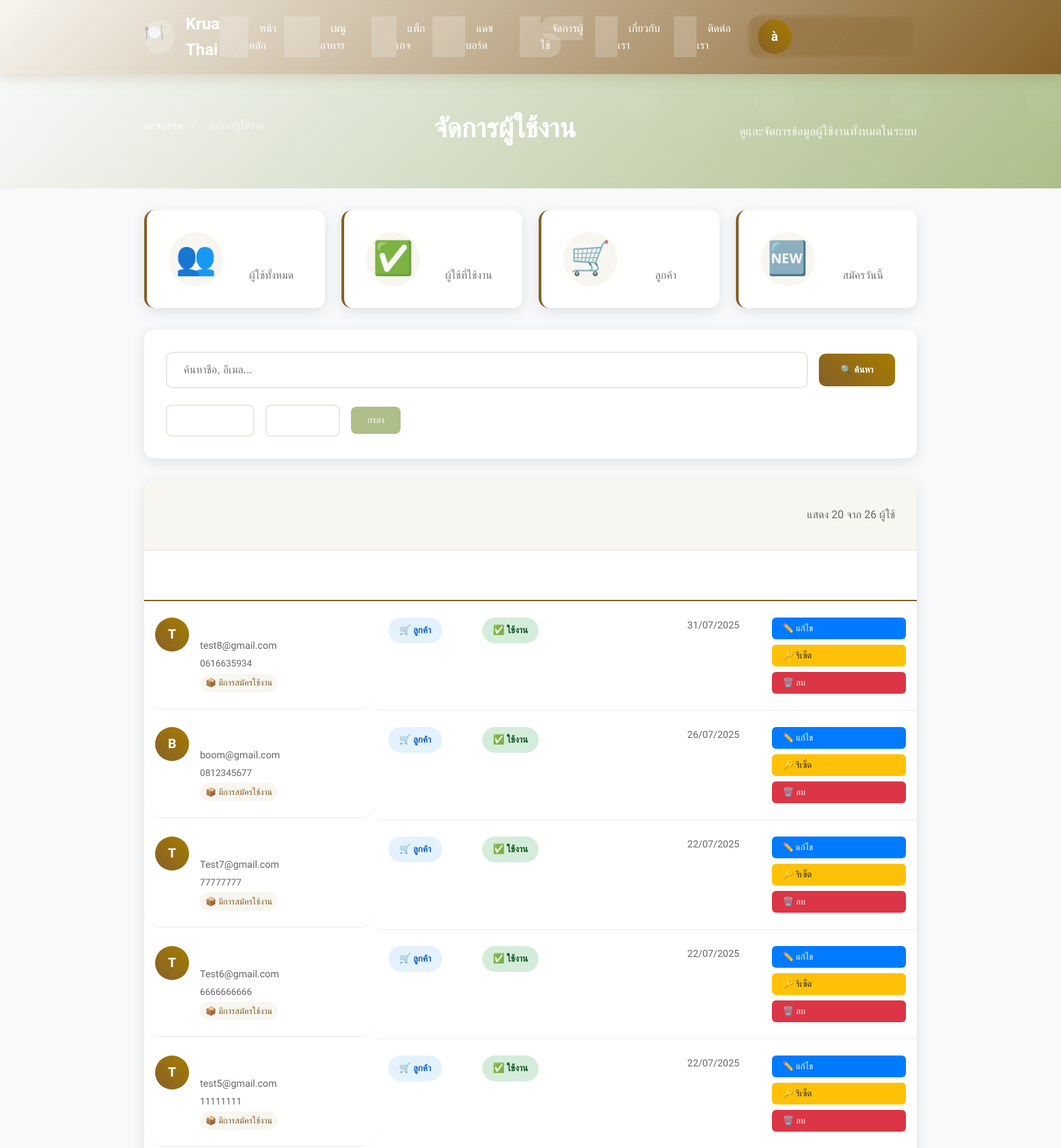
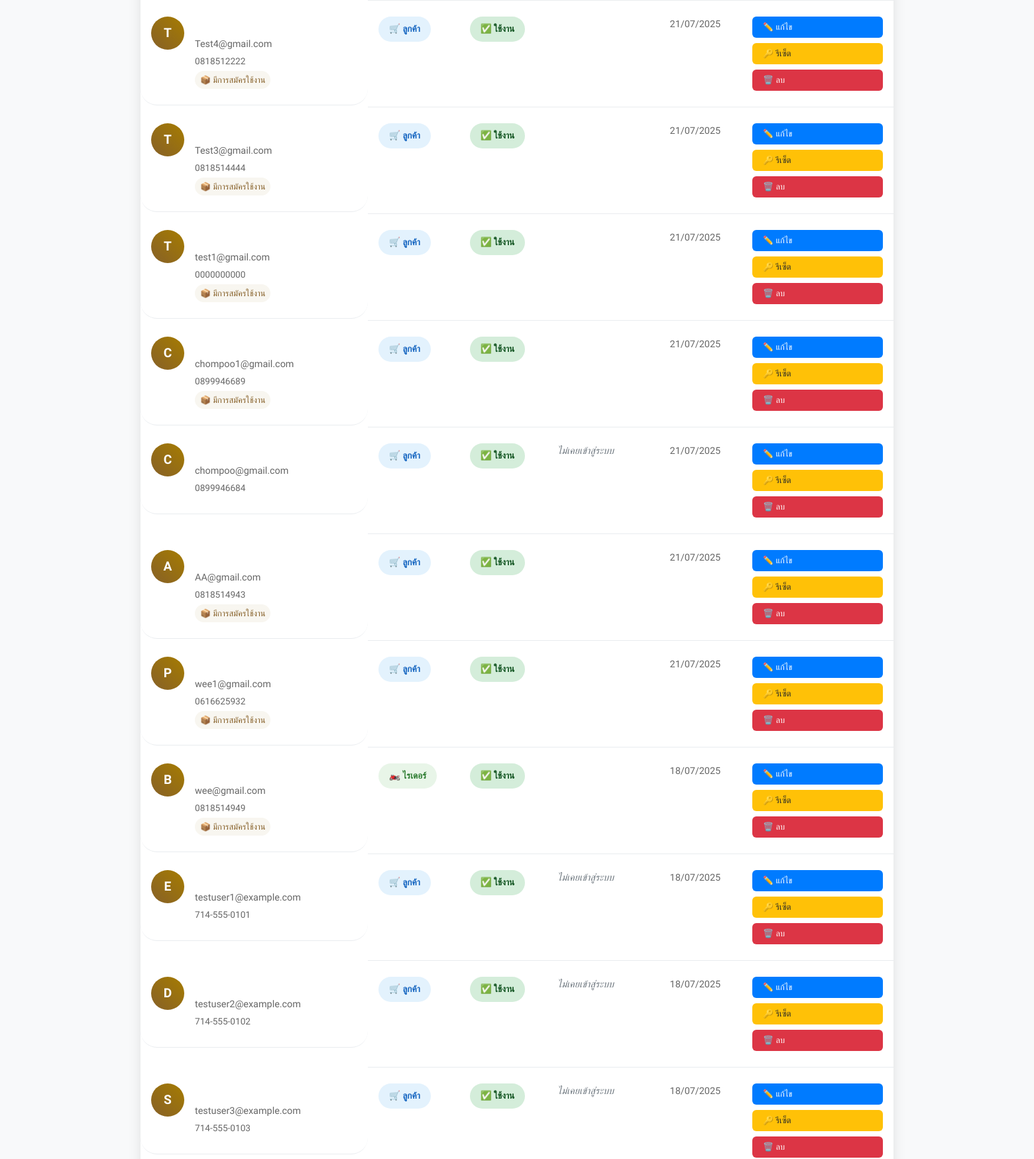
Page /KruaThai/admin_users.php (signed in, upper part) on the committed database (2 pictures, top to bottom).
### tables this page shows
CREATE TABLE `users` (
  `id` char(36) NOT NULL,
  `email` varchar(255) NOT NULL,
  `password_hash` varchar(255) NOT NULL,
  `first_name` varchar(100) NOT NULL,
  `last_name` varchar(100) NOT NULL,
  `phone` varchar(20) DEFAULT NULL,
  `date_of_birth` date DEFAULT NULL,
  `gender` enum('male','female','other') DEFAULT NULL,
  `role` enum('customer','admin','kitchen','rider','support') DEFAULT 'customer',
  `status` enum('active','inactive','suspended','pending_verification','pending_profile') DEFAULT 'pending_verification',
  `email_verified` tinyint(1) DEFAULT '0',
  `email_verification_token` varchar(100) DEFAULT NULL,
  `delivery_address` text,
  `address_line_2` varchar(255) DEFAULT NULL,
  `city` varchar(100) DEFAULT NULL,
  `state` varchar(100) DEFAULT NULL,
  `zip_code` varchar(10) DEFAULT NULL,
  `country` varchar(100) DEFAULT 'Thailand',
  `delivery_instructions` text,
  `dietary_preferences` longtext,
  `allergies` longtext,
  `spice_level` enum('mild','medium','hot','extra_hot') DEFAULT 'medium',
  `last_login` timestamp NULL DEFAULT NULL,
  `failed_login_attempts` int(11) DEFAULT '0',
  `locked_until` timestamp NULL DEFAULT NULL,
  `password_reset_token` varchar(100) DEFAULT NULL,
  `password_reset_expires` timestamp NULL DEFAULT NULL,
  `created_at` timestamp NOT NULL DEFAULT CURRENT_TIMESTAMP,
  `updated_at` timestamp NOT NULL DEFAULT CURRENT_TIMESTAMP ON UPDATE CURRENT_TIMESTAMP,
  `social_provider` varchar(20) DEFAULT NULL COMMENT 'OAuth provider: facebook, google, apple',
  `social_id` varchar(100) DEFAULT NULL COMMENT 'Unique ID from social provider',
  `avatar_url` text COMMENT 'Profile picture URL from social provider'
);

### KruaThai/includes/functions.php (called while the page is built, shortened)
<?php
function sanitizeInput($data) {
    return htmlspecialchars(strip_tags(trim($data)));
}
?>

### KruaThai/admin_users.php (the view, shortened to what this page needs)
<?php
require_once 'config/database.php';
require_once 'includes/functions.php';
$user_id = $_SESSION['user_id'];
$search = sanitizeInput($_GET['search'] ?? '');
$page = max(1, intval($_GET['page'] ?? 1));
$per_page = 20;
$offset = ($page - 1) * $per_page;
$where_conditions = ["1=1"];
$params = [];
$param_types = "";
$where_clause = implode(" AND ", $where_conditions);
$count_query = "SELECT COUNT(*) as total FROM users WHERE $where_clause";
$count_stmt = mysqli_prepare($connection, $count_query);
mysqli_stmt_execute($count_stmt);
$total_users = mysqli_fetch_assoc(mysqli_stmt_get_result($count_stmt))['total'];
$users_query = "SELECT id, first_name, last_name, email, phone, role, status,
                       email_verified, last_login, created_at,
                       (SELECT COUNT(*) FROM subscriptions WHERE user_id = users.id AND status = 'active') as active_subscriptions
                FROM users
                WHERE $where_clause
                ORDER BY created_at DESC
                LIMIT ? OFFSET ?";
$users_stmt = mysqli_prepare($connection, $users_query);
$limit_params = $params;
$limit_params[] = $per_page;
$limit_params[] = $offset;
$limit_param_types = $param_types . "ii";
mysqli_stmt_bind_param($users_stmt, $limit_param_types, ...$limit_params);
mysqli_stmt_execute($users_stmt);
$users = mysqli_fetch_all(mysqli_stmt_get_result($users_stmt), MYSQLI_ASSOC);
$stats_query = "SELECT
    COUNT(*) as total_users,
    SUM(CASE WHEN status = 'active' THEN 1 ELSE 0 END) as active_users,
    SUM(CASE WHEN role = 'customer' THEN 1 ELSE 0 END) as customers,
    SUM(CASE WHEN role = 'admin' THEN 1 ELSE 0 END) as admins,
    SUM(CASE WHEN DATE(created_at) = CURDATE() THEN 1 ELSE 0 END) as new_today,
    SUM(CASE WHEN DATE(last_login) = CURDATE() THEN 1 ELSE 0 END) as active_today
FROM users";
$stats_result = mysqli_query($connection, $stats_query);
$stats = mysqli_fetch_assoc($stats_result);
include 'includes/header.php';
?>
<link rel="stylesheet" href="assets/css/admin.css">
<div class="admin-container">
    <div class="admin-header">
        <div class="container">
            <div class="header-content">
                <div class="breadcrumb">
                    <a href="dashboard.php">แดชบอร์ด</a>
                    <span>›</span>
                    <span>จัดการผู้ใช้งาน</span>
                </div>
                <h1>จัดการผู้ใช้งาน</h1>
                <p>ดูและจัดการข้อมูลผู้ใช้งานทั้งหมดในระบบ</p>
            </div>
        </div>
    </div>
    <div class="container">
        <div class="stats-grid">
            <div class="stat-card">
                <div class="stat-icon">👥</div>
                <div class="stat-content">
                    <div class="stat-number"><?php echo number_format($stats['total_users']); ?></div>
                    <div class="stat-label">ผู้ใช้ทั้งหมด</div>
                </div>
            </div>
            <div class="stat-card">
                <div class="stat-icon">✅</div>
                <div class="stat-content">
                    <div class="stat-number"><?php echo number_format($stats['active_users']); ?></div>
                    <div class="stat-label">ผู้ใช้ที่ใช้งาน</div>
                </div>
            </div>
            <div class="stat-card">
                <div class="stat-icon">🛒</div>
                <div class="stat-content">
                    <div class="stat-number"><?php echo number_format($stats['customers']); ?></div>
                    <div class="stat-label">ลูกค้า</div>
                </div>
            </div>
            <div class="stat-card">
                <div class="stat-icon">🆕</div>
                <div class="stat-content">
                    <div class="stat-number"><?php echo number_format($stats['new_today']); ?></div>
                    <div class="stat-label">สมัครวันนี้</div>
                </div>
            </div>
        </div>
        <div class="users-controls">
            <div class="search-section">
                <form method="GET" class="search-form">
                    <div class="search-group">
                        <input
                            type="text"
                            name="search"
                            placeholder="ค้นหาชื่อ, อีเมล..."
                            value="<?php echo htmlspecialchars($search); ?>"
                            class="search-input"
                        >
                        <button type="submit" class="search-btn">
                            🔍 ค้นหา
                        </button>
                    </div>
                    <div class="filter-group">
                        <select name="role" class="filter-select">
                            <option value="">ทุกบทบาท</option>
                        </select>
                        <select name="status" class="filter-select">
                            <option value="">ทุกสถานะ</option>
                        </select>
                        <button type="submit" class="filter-btn">กรอง</button>
                    </div>
                </form>
            </div>
        </div>
        <div class="users-table-container">
            <div class="table-header">
                <h2>รายการผู้ใช้งาน</h2>
                <div class="table-info">
                    แสดง <?php echo count($users); ?> จาก <?php echo number_format($total_users); ?> ผู้ใช้
                </div>
            </div>
            <div class="table-responsive">
                <table class="users-table">
                    <thead>
                        <tr>
                            <th>ข้อมูลผู้ใช้</th>
                            <th>บทบาท</th>
                            <th>สถานะ</th>
                            <th>การเข้าสู่ระบบ</th>
                            <th>สมาชิกตั้งแต่</th>
                            <th>การดำเนินการ</th>
                        </tr>
                    </thead>
                    <tbody>
                        <?php foreach ($users as $user): ?>
                            <tr class="user-row">
                                <td class="user-info">
                                    <div class="user-avatar">
                                        <?php echo strtoupper(substr($user['first_name'], 0, 1)); ?>
                                    </div>
                                    <div class="user-details">
                                        <div class="user-name">
                                        </div>
                                        <div class="user-email">
                                            <?php echo htmlspecialchars($user['email']); ?>
                                        </div>
                                        <?php if (!empty($user['phone'])): ?>
                                            <div class="user-phone"><?php echo htmlspecialchars($user['phone']); ?></div>
                                        <?php endif; ?>
                                        <?php if ($user['active_subscriptions'] > 0): ?>
                                            <div class="user-subscription">📦 มีการสมัครใช้งาน</div>
                                        <?php endif; ?>
                                    </div>
                                </td>
                                <td>
                                    <span class="role-badge role-<?php echo $user['role']; ?>">
                                        <?php
                                        $role_names = [
                                            'customer' => '🛒 ลูกค้า',
                                            'admin' => '👑 แอดมิน',
                                            'kitchen' => '👨‍🍳 ครัว',
                                            'rider' => '🏍️ ไรเดอร์',
                                            'support' => '🎧 ซัพพอร์ต'
                                        ];
                                        echo $role_names[$user['role']] ?? $user['role'];
                                        ?>
                                    </span>
                                </td>
                                <td>
                                    <span class="status-badge status-<?php echo $user['status']; ?>">
                                        <?php
                                        $status_names = [
                                            'active' => '✅ ใช้งาน',
                                            'inactive' => '💤 ไม่ใช้งาน',
                                            'suspended' => '🚫 ถูกระงับ',
                                            'pending_verification' => '⏳ รอยืนยัน'
                                        ];
                                        echo $status_names[$user['status']] ?? $user['status'];
                                        ?>
                                    </span>
                                </td>
                                <td class="login-info">
                                    <?php if ($user['last_login']): ?>
                                        <div class="last-login">
                                        </div>
                                    <?php else: ?>
                                        <div class="never-login">ไม่เคยเข้าสู่ระบบ</div>
                                    <?php endif; ?>
                                </td>
                                <td class="created-date">
                                    <?php echo date('d/m/Y', strtotime($user['created_at'])); ?>
                                </td>
                                <td class="actions">
                                    <?php if ($user['id'] !== $user_id): ?>
                                        <div class="action-buttons">
                                            <button class="action-btn edit-btn" onclick="openEditModal('<?php echo $user['id']; ?>', '<?php echo htmlspecialchars($user['first_name'] . ' ' . $user['last_name']); ?>', '<?php echo $user['role']; ?>', '<?php echo $user['status']; ?>')">
                                                ✏️ แก้ไข
                                            </button>
                                            <button class="action-btn reset-btn" onclick="resetPassword('<?php echo $user['id']; ?>', '<?php echo htmlspecialchars($user['first_name'] . ' ' . $user['last_name']); ?>')">
                                                🔑 รีเซ็ต
                                            </button>
                                            <button class="action-btn delete-btn" onclick="deleteUser('<?php echo $user['id']; ?>', '<?php echo htmlspecialchars($user['first_name'] . ' ' . $user['last_name']); ?>')">
                                                🗑️ ลบ
                                            </button>
                                        </div>
                                    <?php else: ?>
                                        <span class="current-user">ผู้ใช้ปัจจุบัน</span>
                                    <?php endif; ?>
                                </td>
                            </tr>
                        <?php endforeach; ?>
                    </tbody>
                </table>
            </div>
        </div>
    </div>
</div>
<?php include 'includes/footer.php'; ?>

### KruaThai/assets/css/style.css (style rules this page uses)
:root { --olive: #86602800; --brown: #866028; --cream: #ece8e1; --light-cream: #f8f6f0; --matcha: #adbe89; --gray: #666; --dark-olive: #5a4720; --light-olive: #9b7544; }
* { margin: 0; padding: 0; box-sizing: border-box; }
html { font-size: 16px; scroll-behavior: smooth; }
body { font-family: "Sarabun", Arial, sans-serif; line-height: 1.6; color: var(--gray); background-color: var(--light-cream); overflow-x: hidden; }
.container { max-width: 1200px; margin: 0 auto; padding: 0 2rem; }
.header-content { display: flex; align-items: center; justify-content: space-between; padding: 1rem 0; position: relative; }
.user-info { display: flex; align-items: center; gap: 0.75rem; color: white; text-decoration: none; padding: 0.5rem 1rem; border-radius: 25px; transition: all 0.3s ease; background: rgba(255, 255, 255, 0.1); backdrop-filter: blur(5px); }
.user-avatar { width: 35px; height: 35px; border-radius: 50%; background: linear-gradient(45deg, #fff, #f0f0f0); color: var(--brown); display: flex; align-items: center; justify-content: center; font-weight: 700; font-size: 0.9rem; }
.user-name { font-weight: 600; font-size: 0.95rem; }
.stats-grid { display: grid; grid-template-columns: repeat(auto-fit, minmax(200px, 1fr)); gap: 2rem; margin-bottom: 3rem; }
.stat-card { background: linear-gradient(135deg, var(--brown) 0%, #a67c00 100%); color: white; padding: 2rem; border-radius: 15px; text-align: center; position: relative; overflow: hidden; transition: transform 0.3s ease; }
.stat-card::before { content: ""; position: absolute; top: -50%; right: -50%; width: 100%; height: 100%; background: rgba(255, 255, 255, 0.1); border-radius: 50%; transition: transform 0.3s ease; }
.stat-number { font-size: 2.5rem; font-weight: 700; margin-bottom: 0.5rem; position: relative; z-index: 1; }
.stat-label { font-size: 1rem; opacity: 0.9; position: relative; z-index: 1; }

### KruaThai/includes/header.php (style rules this page uses)
:root { --olive: #86602800; --brown: #866028; --cream: #ece8e1; --light-cream: #f8f6f0; --matcha: #adbe89; --gray: #666; }

### rows in the picture
users: first_name "T", email "test8@gmail.com", phone "0616635934", shows "📦 มีการสมัครใช้งาน", role "🛒 ลูกค้า", status "✅ ใช้งาน", created_at "31/07/2025"
users: first_name "B", email "boom@gmail.com", phone "0812345677", shows "📦 มีการสมัครใช้งาน", role "🛒 ลูกค้า", status "✅ ใช้งาน", created_at "26/07/2025"
users: first_name "T", email "Test7@gmail.com", phone "77777777", shows "📦 มีการสมัครใช้งาน", role "🛒 ลูกค้า", status "✅ ใช้งาน", created_at "22/07/2025"
users: first_name "T", email "Test6@gmail.com", phone "6666666666", shows "📦 มีการสมัครใช้งาน", role "🛒 ลูกค้า", status "✅ ใช้งาน", created_at "22/07/2025"
users: first_name "T", email "test5@gmail.com", phone "11111111", shows "📦 มีการสมัครใช้งาน", role "🛒 ลูกค้า", status "✅ ใช้งาน", created_at "22/07/2025"
users: first_name "T", email "Test4@gmail.com", phone "0818512222", shows "📦 มีการสมัครใช้งาน", role "🛒 ลูกค้า", status "✅ ใช้งาน", created_at "21/07/2025"
users: first_name "T", email "Test3@gmail.com", phone "0818514444", shows "📦 มีการสมัครใช้งาน", role "🛒 ลูกค้า", status "✅ ใช้งาน", created_at "21/07/2025"
users: first_name "T", email "test1@gmail.com", phone "0000000000", shows "📦 มีการสมัครใช้งาน", role "🛒 ลูกค้า", status "✅ ใช้งาน", created_at "21/07/2025"
users: first_name "C", email "chompoo1@gmail.com", phone "0899946689", shows "📦 มีการสมัครใช้งาน", role "🛒 ลูกค้า", status "✅ ใช้งาน", created_at "21/07/2025"
users: first_name "C", email "chompoo@gmail.com", phone "0899946684", role "🛒 ลูกค้า", status "✅ ใช้งาน", shows "ไม่เคยเข้าสู่ระบบ", created_at "21/07/2025"
users: first_name "A", email "AA@gmail.com", phone "0818514943", shows "📦 มีการสมัครใช้งาน", role "🛒 ลูกค้า", status "✅ ใช้งาน", created_at "21/07/2025"
users: first_name "P", email "wee1@gmail.com", phone "0616625932", shows "📦 มีการสมัครใช้งาน", role "🛒 ลูกค้า", status "✅ ใช้งาน", created_at "21/07/2025"
users: first_name "B", email "wee@gmail.com", phone "0818514949", shows "📦 มีการสมัครใช้งาน", role "🏍️ ไรเดอร์", status "✅ ใช้งาน", created_at "18/07/2025"
users: first_name "E", email "testuser1@example.com", phone "714-555-0101", role "🛒 ลูกค้า", status "✅ ใช้งาน", shows "ไม่เคยเข้าสู่ระบบ", created_at "18/07/2025"
users: first_name "D", email "testuser2@example.com", phone "714-555-0102", role "🛒 ลูกค้า", status "✅ ใช้งาน", shows "ไม่เคยเข้าสู่ระบบ", created_at "18/07/2025"
users: first_name "S", email "testuser3@example.com", phone "714-555-0103", role "🛒 ลูกค้า", status "✅ ใช้งาน", shows "ไม่เคยเข้าสู่ระบบ", created_at "18/07/2025"

### other values in the picture
strtoupper(substr($user_name, 0, 1)) ?: '👤' "à"
count($users) "20"
$total_users "26"
